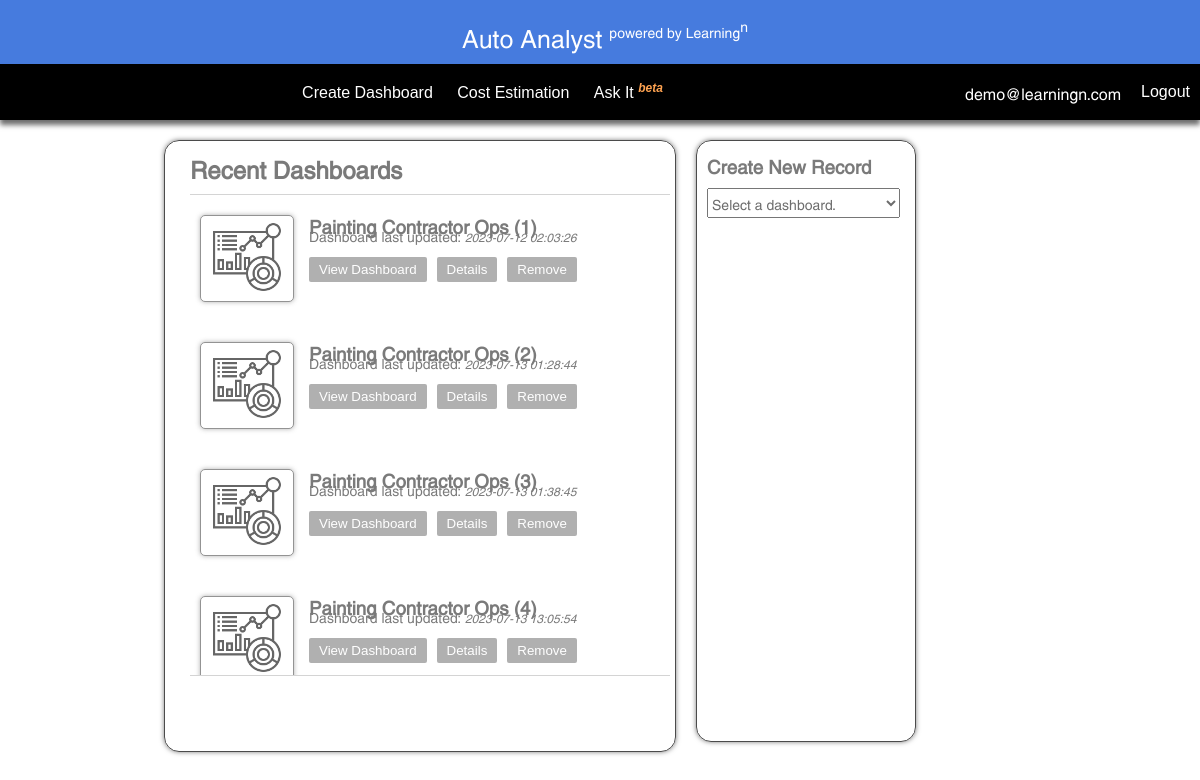
The page /home (signed in) on the database as committed earlier.
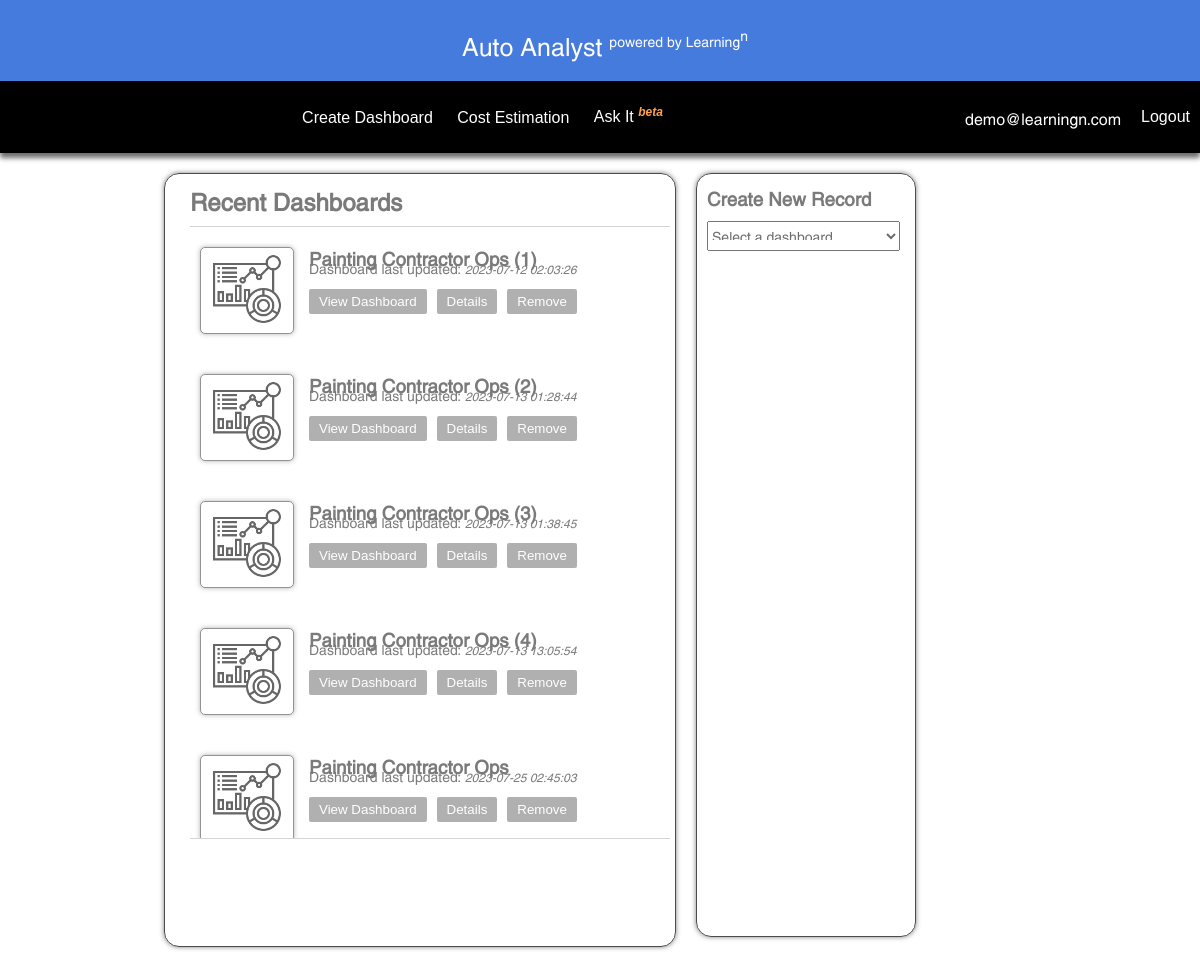
The same page on the database as committed later.
### handlers/models.py (models this page shows, shortened)
class UserTables(db.Model):
    user_id = db.Column(db.Integer, db.ForeignKey(UserLogin.user_id))
    table_id = db.Column(db.Integer, primary_key=True, autoincrement=True)
    table_name = db.Column(db.String(100))
    data = db.Column(db.JSON)
    col_mapping = db.Column(db.JSON)
    date_created = db.Column(db.DateTime, server_default=func.now())
    last_updated = db.Column(db.DateTime, server_default=func.now(), onupdate=func.now())

### app.py (the view, shortened to what this page needs)
@app.route('/home', methods=["GET", "POST"])
def home():
    user_info = session.get("account")
    user_datasets = UserTables.query.filter_by(user_id=user_info["user_id"]).all()
    if len(user_datasets) > 0:
        user_tables = [[table.table_name, table.last_updated] for table in user_datasets]
        return render_template('home.html', user=user_info, projects=user_tables)
    return render_template('home.html', user=user_info, projects=None)

### templates/home.html (shortened to what this page needs)
{% extends 'base.html' %}
{% block head %}
    <link rel="stylesheet" href="{{ url_for("static", filename="css/home.css") }}">
{% endblock %}
{% block navbar %}
    <div class="center-navbar">
        <a href="/data-import"><button class="navbar-buttons">Create Dashboard</button></a>
        <a href="#"><button class="navbar-buttons">Cost Estimation</button></a>
        <a href="#"><button class="navbar-buttons">Ask It <sup class="beta-sup">beta</sup></button></a>
    </div>
    <div class="right-navbar">
        <span>{{ user["email"] }}</span>
        <a href="/"><button class="navbar-buttons logout-btn">Logout</button></a>
    </div>
{% endblock %}
{% block content %}
    <div class="projects-container make-card">
        <h2>Recent Dashboards</h2>
        <form class="project-thumbnail-form" method="post">
            {% if projects %}
                {% for project in projects %}
                    <div class="thumbnail-container">
                        <button class="thumbnail-btn make-card" type="submit" name="project_button" value="{{ project[0] }}">
                            <img src="{{ url_for("static", filename="site_images/dashboard_thumbnail.png") }}" alt="submit" width="70px"/>
                        </button>
                        <div class="project-details-container">
                            <h3 class="thumbnail-label">{{ project[0] }}</h3>
                            <p class="detail-rows">Dashboard last updated: <span class="project-load-date">{{ project[1] }}</span></p>
                            <div class="main-action-btns">
                                <button class="project-options view-btn" type="submit" name="project_button" value="{{ project[0] }}">View Dashboard</button>
                                <button class="project-options details-btn" name="project_button" value="details_{{ project[0] }}" type="button" onclick="viewDetails('details-popout-{{ project[0] }}')">Details</button>
                                <button class="project-options remove-btn" name="project_button" value="delete_{{ project[0] }}">Remove</button>
                            </div>
                        </div>
                    </div>
                {% endfor %}
            {% endif %}
        </form>
    </div>
    <div class="quick-data-add-container make-card">
        <h3>Create New Record</h3>
        <form action="" method="post">
            <select name="table-selection" id="dashboard-selector" onchange="reveal_form()">
                <option value="none">Select a dashboard.</option>
            </select>
        </form>
    </div>
{% endblock %}

### templates/base.html (shortened to what this page needs)
<!DOCTYPE html>
<html lang="en">
<head>
    <link rel="stylesheet" href="{{ url_for("static", filename="css/base.css") }}">
    {% block head %}
    {% endblock %}
</head>
<body>
<div class="header">
    <div class="logo-container">
        <span class="logo-text">Auto Analyst <sup>powered by Learning<sup>n</sup></sup></span>
    </div>
    <nav class="navbar">
        {% block navbar %}
        {% endblock %}
    </nav>
</div>
<div class="content">
    {% block content %}
    {% endblock %}
</div>
</body>
</html>

### static/css/base.css (style rules this page uses)
html, body { height: 100vh; width: 100vw; margin: 0; font-family: Swansea, sans-serif; }
.header { display: flex; flex-direction: column; width: 100vw; height: 15vh; }
.logo-container { height: 8vh; padding-left: 10px; display: flex; align-items: center; justify-content: center; background-color: #467BDE; }
.logo-text { font-size: 25px; color: white; font-weight: lighter; }
.logo-container sup { text-shadow: none; font-size: 14px; font-weight: lighter; }
.navbar { display: flex; width: 100vw; height: 7vh; background-color: black; align-items: center; justify-content: end; color: white; box-shadow: #6D6D6D 0 5px 5px; }
.navbar-buttons { height: 7vh; font-size: 16px; background-color: transparent; color: white; border: none; cursor:pointer; padding-left: 10px; padding-right: 10px; }
.logout-btn { margin-left: 10px; }
.content { display: flex; width: 100vw; height: 85vh; color: #7a7a7a; }
.make-card { border: #4B4B4B solid 1px; box-shadow: #7d7d7d 0 0 5px; border-radius: 15px; }

### static/css/home.css (style rules this page uses)
.navbar { display: flex; justify-content: space-between; }
.logo-container { height: 15vh; }
.right-navbar { display: flex; justify-content: end; align-items: center; }
.beta-sup { font-size: 12px; font-style: italic; font-weight: bold; color: #ffa351; }
.content { justify-content: center; height: max-content; margin-top: 20px; width: 90vw; }
.projects-container { height: 75vh; display: flex; flex-direction: column; padding-left: 25px; padding-bottom: 10px; }
.quick-data-add-container { height: 75vh; display: flex; flex-direction: column; margin-left: 20px; padding: 0 10px 0 10px; }
.quick-data-add-container form { display: flex; flex-direction: column; height: 100%; overflow-y: scroll; margin-bottom: 10px; padding-right: 5px; }
#dashboard-selector { height: 30px; font-size: 14px; font-family: Swansea; color: #6D6D6D; padding-top: 2px; padding-bottom: 2px; }
.project-thumbnail-form { display: flex; flex-direction: column; width: 40vw; height: 60vh; overflow-y: scroll; margin-right: 5px; border-bottom: rgba(179,179,179,0.57) solid 1px; border-top: rgba(179,179,179,0.57) solid 1px; }
.thumbnail-container { display: flex; padding-top: 20px; padding-bottom: 20px; padding-left: 10px; }
.project-details-container { display: flex; flex-direction: column; margin-left: 15px; padding-top: 5px; }
.detail-rows { margin: 0; padding: 0; font-size: 14px; }
.project-load-date { font-size: 12px; font-style: italic; font-weight: lighter; }
.thumbnail-label { padding: 0; margin: 0 0 2px 0; }
.thumbnail-btn { background-color: white; border-radius: 5px; opacity: 60%; }
.thumbnail-btn img { padding: 5px; }
.main-action-btns { display: flex; width: 100%; margin-top: 18px; }
.project-options { margin-right: 10px; border: none; padding: 5px 10px 5px 10px; border-radius: 2px; background-color: #b0b0b0; color: white; }

Rows that differ between the two databases and show on the page:
added UserTables: table_name "Painting Contractor Ops", last_updated "2023-07-25 02:45:03"
